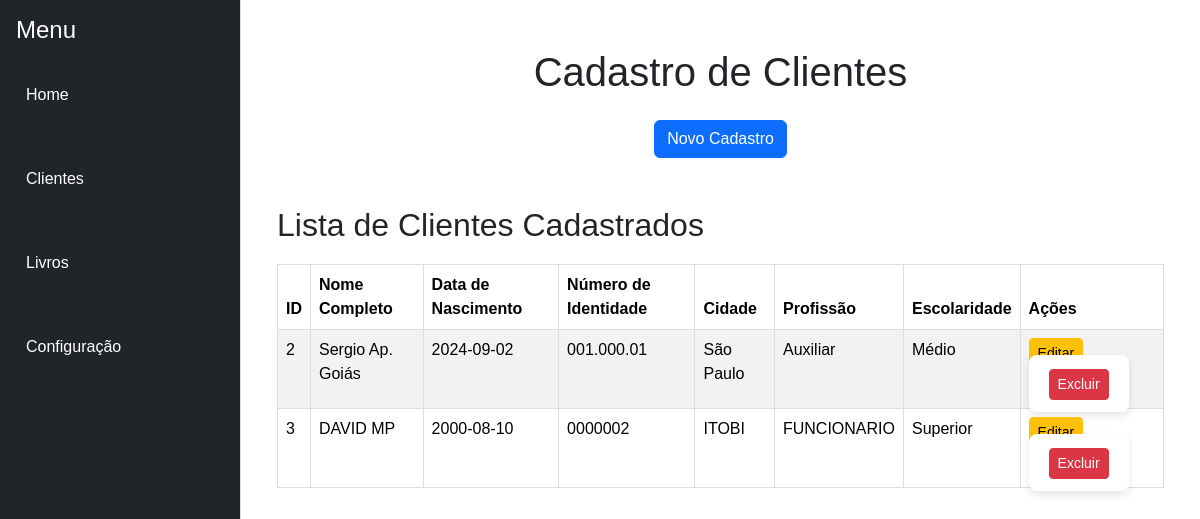
The app's page /clientes (signed in), older data.
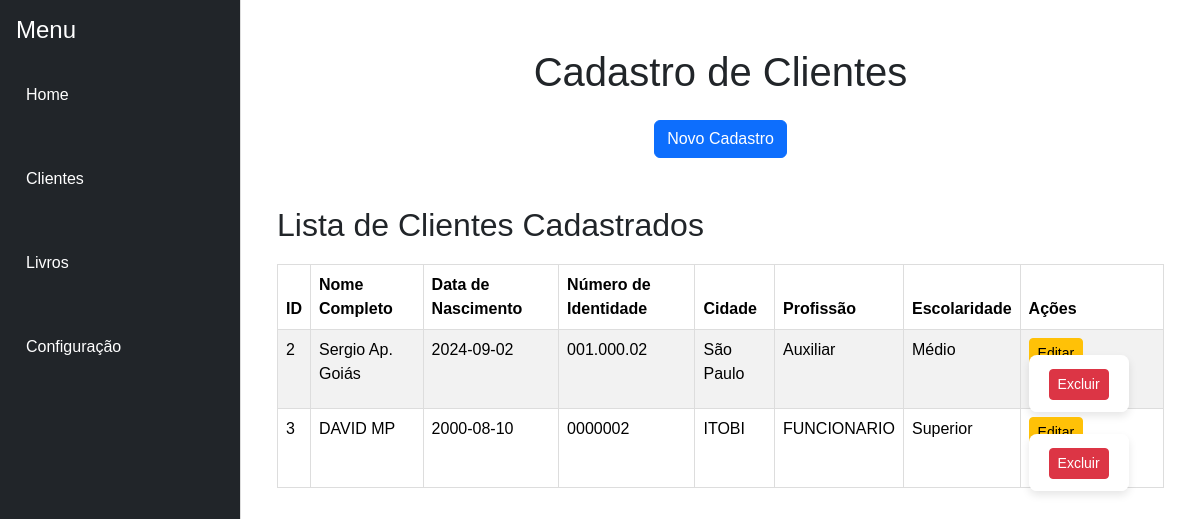
The same page, newer data.
### models.py (models this page shows)
class Cliente(db.Model):
    id = db.Column(db.Integer, primary_key=True)
    nome_completo = db.Column(db.String(100), nullable=False)
    data_nascimento = db.Column(db.String(10), nullable=False)
    identidade = db.Column(db.String(50), nullable=False)
    cidade = db.Column(db.String(50), nullable=False)
    profissao = db.Column(db.String(50), nullable=False)
    escolaridade = db.Column(db.String(50), nullable=False)
    data_cadastro = db.Column(db.DateTime, default=datetime.utcnow)

### app.py (the view, shortened to what this page needs)
@app.route('/clientes', methods=['GET', 'POST'])
def clientes():
    if 'username' not in session:
        return redirect(url_for('login'))
    clientes = Cliente.query.all()
    return render_template('clientes.html', clientes=clientes)

### templates/clientes.html (shortened to what this page needs)
{% extends "index.html" %}
{% block content %}
    <div class="container-fluid d-flex flex-column align-items-center">
        <h1 class="text-center my-4">Cadastro de Clientes</h1>
        <button id="toggleFormButton" class="btn btn-primary toggle-btn mb-4" onclick="toggleForm()">Novo Cadastro</button>
        <div class="table-box mt-4 w-100">
            <h2>Lista de Clientes Cadastrados</h2>
            <table class="table table-striped">
                <thead>
                    <tr>
                        <th>ID</th>
                        <th>Nome Completo</th>
                        <th>Data de Nascimento</th>
                        <th>Número de Identidade</th>
                        <th>Cidade</th>
                        <th>Profissão</th>
                        <th>Escolaridade</th>
                        <th>Ações</th>
                    </tr>
                </thead>
                <tbody>
                    {% for cliente in clientes %}
                    <tr>
                        <td>{{ cliente.id }}</td>
                        <td>{{ cliente.nome_completo }}</td>
                        <td>{{ cliente.data_nascimento }}</td>
                        <td>{{ cliente.identidade }}</td>
                        <td>{{ cliente.cidade }}</td>
                        <td>{{ cliente.profissao }}</td>
                        <td>{{ cliente.escolaridade }}</td>
                        <td>
                            <a href="{{ url_for('editar_cliente', id=cliente.id) }}" class="btn btn-warning btn-sm">Editar</a>
                            <form action="{{ url_for('deletar_cliente', id=cliente.id) }}" method="POST" style="display: inline;">
                                <button type="submit" class="btn btn-danger btn-sm">Excluir</button>
                            </form>
                        </td>
                    </tr>
                    {% endfor %}
                </tbody>
            </table>
        </div>
    </div>
{% endblock %}

### templates/index.html (shortened to what this page needs)
<!DOCTYPE html>
<html lang="pt-BR">
<head>
    <link href="https://cdn.jsdelivr.net/npm/bootstrap@5.3.3/dist/css/bootstrap.min.css" rel="stylesheet">
    <link rel="stylesheet" href="{{ url_for('static', filename='index.css') }}">
</head>
<body>
    <div class="d-flex">
        <aside class="sidebar bg-dark text-white p-3" style="min-width: 240px;">
            <h2 class="h4">Menu</h2>
            <ul class="nav flex-column">
                <li class="nav-item">
                    <a class="nav-link text-white" href="/">Home</a>
                </li>
                <li class="nav-item">
                    <a class="nav-link text-white" href="/clientes">Clientes</a>
                </li>
                <li class="nav-item">
                    <a class="nav-link text-white" href="/livros">Livros</a>
                </li>
                <li class="nav-item">
                    <a class="nav-link text-white" href="/configuracao">Configuração</a>
                </li>
            </ul>
        </aside>
        <main class="content flex-grow-1 p-4">
            {% block content %}{% endblock %}
        </main>
    </div>
</body>
</html>

### static/index.css (style rules this page uses)
* { margin: 0; padding: 0; box-sizing: border-box; }
body { font-family: Arial, sans-serif; background-color: #f9f9f9; display: flex; height: 100vh; }
.sidebar { width: 240px; background-color: #333; color: #fff; padding: 20px; position: fixed; height: 100%; overflow: auto; }
.sidebar ul { list-style: none; padding: 0; }
.sidebar ul li { margin: 20px 0; }
.sidebar ul li a { color: #fff; text-decoration: none; font-size: 16px; display: block; padding: 10px; border-radius: 5px; }
.content { margin-left: 240px; padding: 20px; flex: 1; background-color: #fff; border-left: 1px solid #ddd; overflow-y: auto; }
form { margin: 20px 0; display: flex; flex-direction: column; width: 100%; max-width: 600px; background-color: #fff; padding: 20px; border-radius: 8px; box-shadow: 0 4px 8px rgba(0, 0, 0, 0.1); }
form button { padding: 10px; background-color: #333; color: #fff; border: none; border-radius: 4px; font-size: 16px; cursor: pointer; }
table { width: 100%; border-collapse: collapse; margin-top: 20px; }
table th, table td { border: 1px solid #ddd; padding: 10px; text-align: left; }
table th { background-color: #f4f4f4; color: #333; }

Row changes from the older to the newer data that the page shows:
changed Cliente "Sergio Ap. Goiás": identidade "001.000.01" → "001.000.02"
